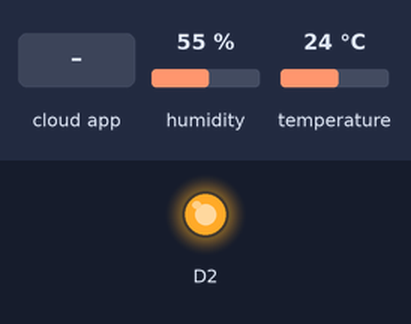
This sketch was run on a simulated ESP8266 (NodeMCU). Parts: output pins drawn as LEDs (lit = HIGH). The test bench sets the inputs (shaded band); at power-on: humidity 55 %, temperature 24 °C. What the sketch prints to the serial monitor is not drawn.

Above: at 2.7 s.
2.8 s: the phone or cloud app sets led to 1
At 7.2 s:
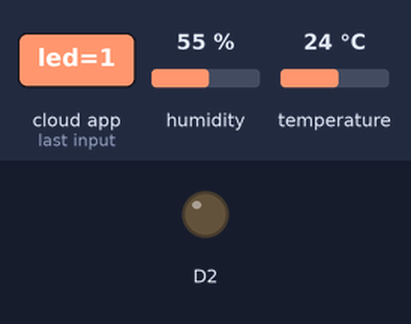
8.2 s: the phone or cloud app sets led to 0
At 13.2 s:
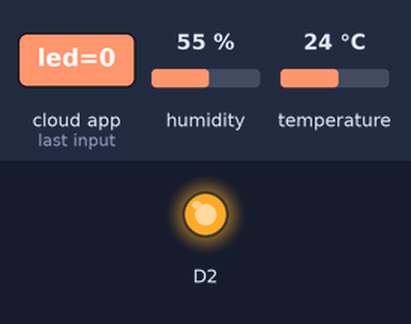
Timing chart, 0 to 14.7 s (numbered marks = the images above; inputs shaded):
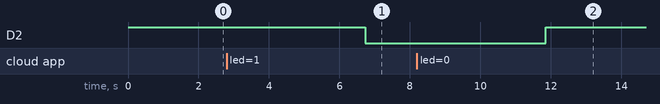

Measured:
- after the input at 2.8 s, D2: HIGH → LOW after 3.9 s
- after the input at 8.2 s, D2: LOW → HIGH after 3.6 s

The sketch:

Examen_WONG.ino
```cpp
#include <ESP8266WiFi.h>
#include <AdafruitIO_WiFi.h>
#include <Adafruit_MQTT_Client.h>
#include <SimpleDHT.h>

#define SSID "RED"
#define PASSWD "12345678"

#define IO_USERNAME  "UTM19010087"
#define IO_KEY "aio_Kmvb67Hy41xvWLyPpq7f0flkscJj"

int pinDHT = D1;
int err;

byte temperature = 0;
byte humidity = 0;

AdafruitIO_WiFi ioFeed(IO_USERNAME, IO_KEY, SSID, PASSWD);
AdafruitIO_Feed *temperatureFeed = ioFeed.feed("temperature");
AdafruitIO_Feed *humidityFeed = ioFeed.feed("humidity");
AdafruitIO_Feed *ledFeed = ioFeed.feed("led");

SimpleDHT11 dht(pinDHT);

void setup()
{
  Serial.begin(9600);
  pinMode(D1, INPUT);
  pinMode(D2, OUTPUT);
  digitalWrite(D2, HIGH);
  ioFeed.connect();
  ledFeed -> onMessage(ledController);
  while(ioFeed.status() < AIO_CONNECTED)
  {
    Serial.print(".");
    delay(500);
  }
  ledFeed -> get();
}

void loop()
{
  ioFeed.run();
  DHTController();
  Serial.println("*");
  delay(5000);
}

void DHTController(){
  temperature = 0;
  humidity = 0;
  err = SimpleDHTErrSuccess;
  if((err = dht.read(&temperature, &humidity, NULL)) != SimpleDHTErrSuccess)
  {
    Serial.print("Read DHT 11 failed, err="); Serial.print(SimpleDHTErrCode(err));
    Serial.print(","); Serial.println(SimpleDHTErrDuration(err)); delay(1000);
    return;
  }
  sendTemperature((int) temperature);
  sendHumidity((int) humidity);
}

void sendTemperature(int temperature)
{
  temperatureFeed -> save(temperature);
  Serial.print((int) temperature); Serial.print(" *C, ");
}

void sendHumidity(int humidity)
{
  humidityFeed -> save(humidity);
  Serial.print((int) humidity); Serial.println(" H");
}

void ledController(AdafruitIO_Data *ledInfo) {
  digitalWrite(D2, !ledInfo->toPinLevel());
}
```
